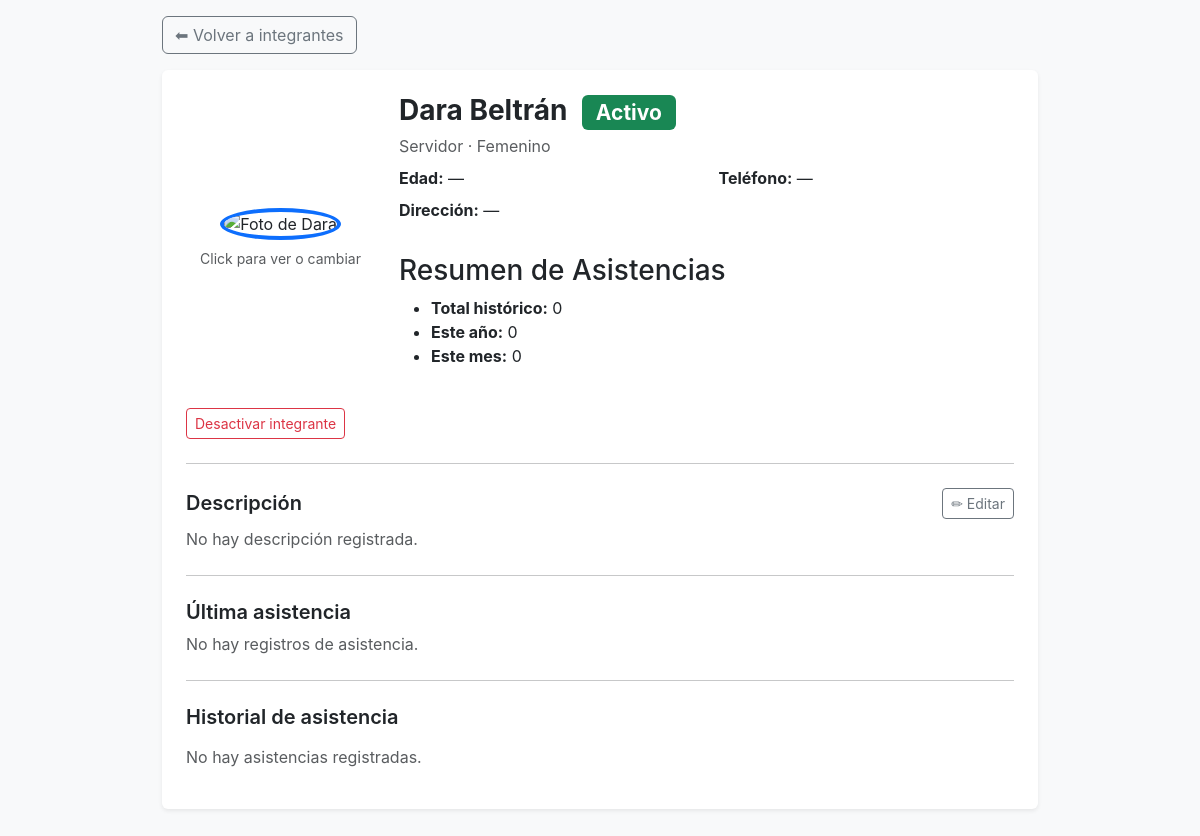
/integrante/2/, run on the app's committed database.
### asistencia/models.py (models this page shows, shortened)
class Integrante(models.Model):
    SEXO_CHOICES = [
        ('M', 'Masculino'),
        ('F', 'Femenino'),
    ]
    nombre = models.CharField(max_length=100)
    apellido = models.CharField(max_length=100)
    fecha_nacimiento = models.DateField(null=True, blank=True)
    tipo = models.CharField(
        max_length=10,
        choices=[('niño', 'Niño'), ('joven', 'Joven'), ('servidor', 'Servidor')]
    )
    telefono = models.CharField(max_length=50, null=True, blank=True)
    email = models.EmailField(null=True, blank=True)
    ultima_asistencia = models.DateField(null=True, blank=True)
    descripcion = models.TextField(blank=True, null=True)
    activo = models.BooleanField(default=True)
    rol = models.CharField(
        max_length=10,
        choices=[('Maestro', 'Maestro'), ('Lider', 'Líder')],
        null=True,
        blank=True
    )
    direccion = models.CharField(
        max_length=255,
        blank=True,
        null=True
    )
    sexo = models.CharField(
        max_length=1,
        choices=SEXO_CHOICES,
        blank=True,
        null=True
    )
    @property
    def edad(self):
        if not self.fecha_nacimiento:
            return None
        hoy = date.today()
        return (
            hoy.year - self.fecha_nacimiento.year
            - ((hoy.month, hoy.day) < (self.fecha_nacimiento.month, self.fecha_nacimiento.day))
        )
    foto = CloudinaryField(
        'image',
        blank=True,
        null=True,
        default='user_default'
    )

### asistencia/views.py (the view)
# urls.py: path('integrante/<int:pk>/', views.integrante_perfil, name='integrante_perfil'),
def integrante_perfil(request, pk):
    integrante = get_object_or_404(Integrante, pk=pk)
    hoy = date.today()
    año_actual = hoy.year
    mes_actual = hoy.month
    asistencias = Asistencia.objects.filter(
        integrante=integrante
    ).select_related('reunion')
    total_asistencias = asistencias.filter(presente=True).count()
    total_asistencias_año = asistencias.filter(
        presente=True,
        reunion__fecha__year=año_actual
    ).count()
    total_asistencias_mes = asistencias.filter(
        presente=True,
        reunion__fecha__year=año_actual,
        reunion__fecha__month=mes_actual
    ).count()
    historial_asistencias = (
        asistencias
        .filter(presente=True)
        .order_by('-reunion__fecha')
    )
    ultima_asistencia = historial_asistencias.first()
    context = {
        'integrante': integrante,
        'total_asistencias': total_asistencias,
        'total_asistencias_año': total_asistencias_año,
        'total_asistencias_mes': total_asistencias_mes,
        'historial_asistencias': historial_asistencias,
        'ultima_asistencia': ultima_asistencia,
    }
    return render(request, 'asistencia/integrante_perfil.html', context)

### asistencia/templates/asistencia/integrante_perfil.html (shortened to what this page needs)
{% extends 'asistencia/base.html' %}
{% load static %}
{% block content %}
<div class="container" style="max-width: 900px;">
    <a href="{% url 'integrante_list' %}" class="btn btn-outline-secondary mb-3">
        ⬅ Volver a integrantes
    </a>
    <div class="card shadow-sm border-0">
        <div class="card-body p-4">
            <div class="row align-items-center">
                <div class="col-md-3 text-center">
                    {% if integrante.foto %}
                    <img src="{{ integrante.foto.url }}" class="rounded-circle mb-2 profile-photo" id="profilePhoto"
                        alt="Foto de {{ integrante.nombre }}">
                    {% else %}
                    <img src="{% static 'asistencia/img/user_placeholder.png' %}"
                        class="rounded-circle mb-2 profile-photo" id="profilePhoto" alt="Foto de perfil">
                    {% endif %}
                    <small class="text-muted d-block">
                        Click para ver o cambiar
                    </small>
                </div>
                <div class="col-md-9">
                    <h3 class="fw-bold mb-1">
                        {{ integrante.nombre }} {{ integrante.apellido }}
                        {% if integrante.activo %}
                        <span class="badge bg-success ms-2">Activo</span>
                        {% else %}
                        <span class="badge bg-danger ms-2">Inactivo</span>
                        {% endif %}
                    </h3>
                    <p class="text-muted mb-2">
                        {{ integrante.tipo|title }}
                        {% if integrante.sexo %}
                        · {% if integrante.sexo == 'M' %}Masculino{% else %}Femenino{% endif %}
                        {% endif %}
                    </p>
                    <div class="row">
                        <div class="col-md-6 mb-2">
                            <strong>Edad:</strong>
                            {% if integrante.edad %}
                            {{ integrante.edad }} años
                            {% else %}
                            —
                            {% endif %}
                        </div>
                        <div class="col-md-6 mb-2">
                            <strong>Teléfono:</strong>
                            {{ integrante.telefono|default:"—" }}
                        </div>
                        <div class="col-md-12 mb-2">
                            <strong>Dirección:</strong>
                            {{ integrante.direccion|default:"—" }}
                        </div>
                    </div>
                    <br>
                    <h3>Resumen de Asistencias</h3>
                    <ul>
                        <li><strong>Total histórico:</strong> {{ total_asistencias }}</li>
                        <li><strong>Este año:</strong> {{ total_asistencias_año }}</li>
                        <li><strong>Este mes:</strong> {{ total_asistencias_mes }}</li>
                    </ul>
                </div>
            </div>
            <br>
            <form method="post" action="{% url 'integrante_toggle_activo' integrante.pk %}">
                {% if integrante.activo %}
                <button class="btn btn-outline-danger btn-sm">
                    Desactivar integrante
                </button>
                {% else %}
                <button class="btn btn-outline-success btn-sm">
                    Activar integrante
                </button>
                {% endif %}
            </form>
            <hr class="my-4">
            <h5 class="fw-semibold mb-2 d-flex justify-content-between align-items-center">
                Descripción
                <button class="btn btn-sm btn-outline-secondary" data-bs-toggle="modal"
                    data-bs-target="#editarDescripcionModal">
                    ✏ Editar
                </button>
            </h5>
            <p class="text-muted">
                {% if integrante.descripcion %}
                {{ integrante.descripcion }}
                {% else %}
                No hay descripción registrada.
                {% endif %}
            </p>
            <hr class="my-4">
            <h5 class="fw-semibold mb-2">Última asistencia</h5>
            {% if ultima_asistencia %}
            <p class="mb-0">
                Asistió el
                <strong>
                    {{ ultima_asistencia.reunion.fecha|date:"d F Y" }}
                </strong>
            </p>
            {% else %}
            <p class="text-muted mb-0">
                No hay registros de asistencia.
            </p>
            {% endif %}
            <hr class="my-4">
            <h5 class="fw-semibold mb-3">Historial de asistencia</h5>
            {% if historial_asistencias %}
            <ul class="list-group list-group-flush">
                {% for a in historial_asistencias %}
                <li class="list-group-item d-flex justify-content-between align-items-center">
                    <span>
                        📅 <a href="{% url 'reunion_detail' a.reunion.id %}">{{ a.reunion.fecha|date:"d F Y" }} - {{ a.reunion.tema }}</a>
                    </span>
                    {% if a.comentario %}
                    <span class="text-muted small">
                        {{ a.comentario }}
                    </span>
                    {% endif %}
                </li>
                {% endfor %}
            </ul>
            {% else %}
            <p class="text-muted">
                No hay asistencias registradas.
            </p>
            {% endif %}
        </div>
    </div>
</div>
{% endblock %}

### asistencia/templates/asistencia/base.html (shortened to what this page needs)
{% load static %}
<!doctype html>
<html lang="es" data-bs-theme="light">
<head>
  <link href="https://cdn.jsdelivr.net/npm/bootstrap@5.3.0/dist/css/bootstrap.min.css" rel="stylesheet">
  <link rel="stylesheet" href="{% static 'asistencia/css/styles.css' %}">
</head>
<body class="bg-light {% if request.user.is_authenticated %}authenticated{% endif %}">
  <main class="{% if request.user.is_authenticated %}container-fluid{% else %}container{% endif %} my-5">
    {% block content %}
    {% endblock %}
  </main>
  <br>
  <br>
  <br>
  <br>
  <br>
  <br>
  <br>
  <br>
</body>
</html>

### asistencia/static/asistencia/css/styles.css (style rules this page uses)
body { font-family: 'Inter', system-ui, -apple-system, BlinkMacSystemFont, sans-serif; }
main { min-height: 70vh; }
:root { --bg: #f4f6f9; --card-bg: #ffffff; --text: #212529; --muted: #6c757d; --primary: #0d6efd; --input-bg: #ffffff; --border: #dee2e6; }
body { background: var(--bg); color: var(--text); }
body:not(.authenticated) main.container { max-width: none !important; padding-left: 0 !important; padding-right: 0 !important; }
body:not(.authenticated) { min-height: 100vh; }
body:not(.authenticated) main { margin: 0 !important; padding: 1rem !important; }
.profile-photo { width: 140px; height: 140px; object-fit: cover; cursor: pointer; border: 4px solid #0d6efd; transition: transform 0.2s ease; }

### data on the page
Integrante: nombre "Dara", apellido "Beltrán", tipo "Servidor", telefono "—", direccion "—"

### other printed values
{{ total_asistencias }} "0"
{{ total_asistencias_año }} "0"
{{ total_asistencias_mes }} "0"
